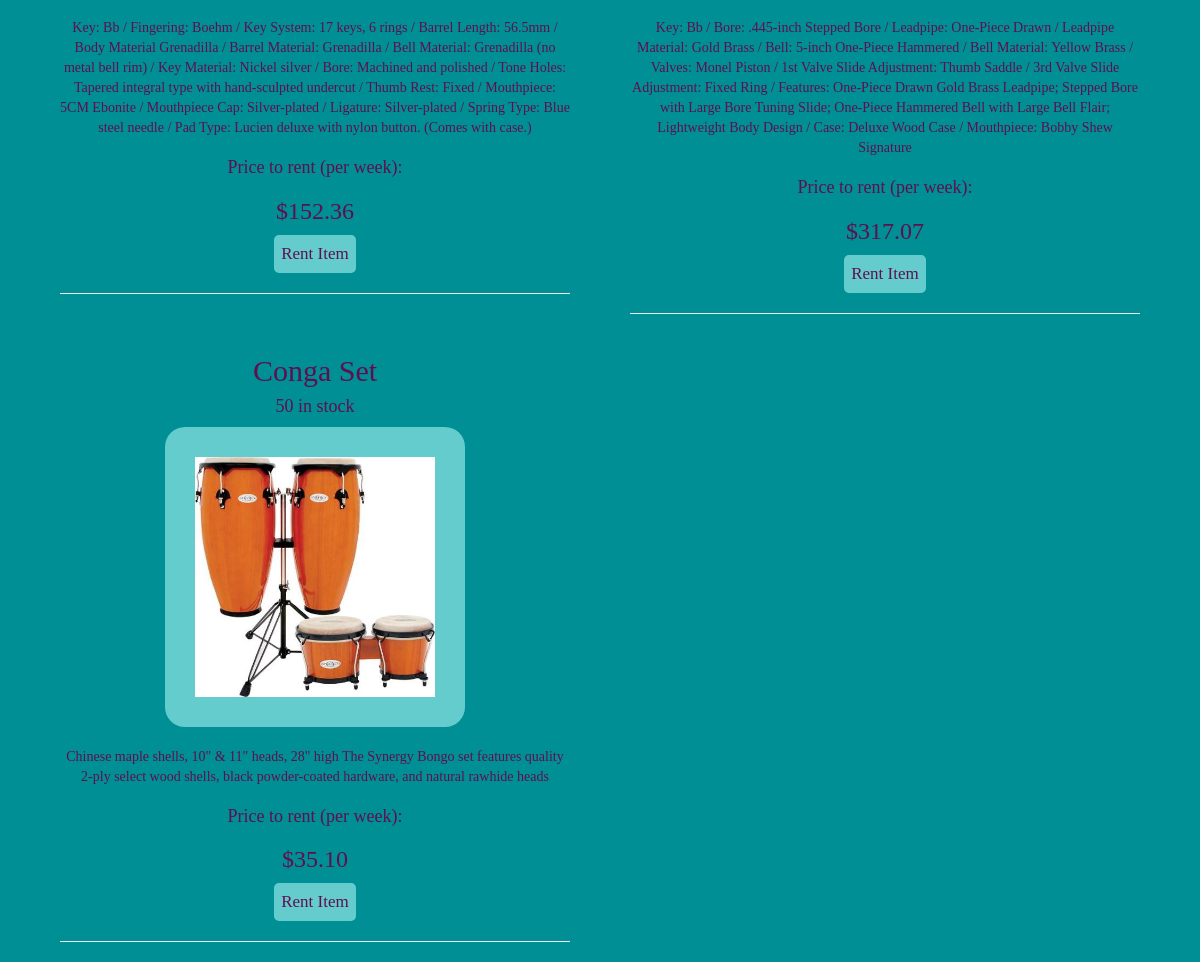
/instrurent_app/rent (lower part), run on an earlier commit of the app's database.
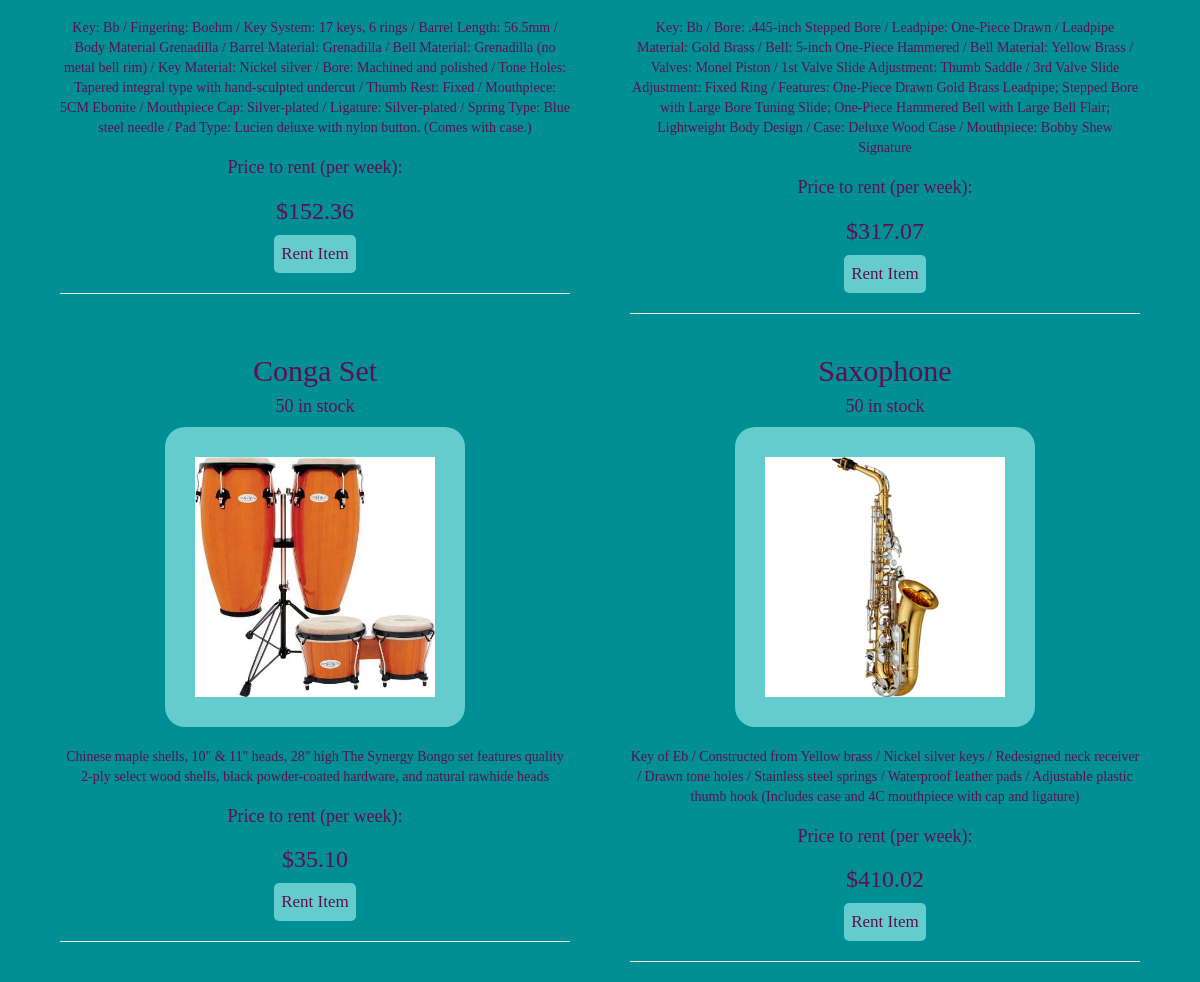
And on a later commit of the database.
### instrurent_app/models.py (models this page shows, shortened)
class Instrument(models.Model):
    instrument_choice= models.CharField(max_length=25)
    instrument_quantity= models.IntegerField(default=50)
    instrument_description = models.CharField(max_length= 2000)
    instrument_price= models.FloatField(max_length=None)
    instrument_image=models.CharField(max_length=300)
    def format_price(self):
        return "${0:.2f}".format(self.instrument_price)
    def show_image(self):
        return 'decor/images/' + self.instrument_image

### instrurent_app/views.py (the view)
def rent(request):
    instruments=Instrument.objects.all()
    return render(request, "rentPage/rent.html", {'instruments':instruments})

### instrurent_app/templates/rentPage/rent.html (shortened to what this page needs)
{% load static %}
<head>
    <link href="https://maxcdn.bootstrapcdn.com/bootstrap/3.3.7/css/bootstrap.min.css" rel="stylesheet">
    <link rel="stylesheet" type="text/css" href="{% static 'decor/style.css' %}" />
</head>
<div class="container">
<br/>
<center>
<br/>
{% if instruments %}
    {% for i in instruments %}
<div class="col-md-6">
    <div class="col-md-12">
        <h2> {{i.instrument_choice}} </h2>
        <h4> {{i.instrument_quantity}} in stock</h4>
        <img class="photo" src='{% static i.show_image %}'>
        <p> <br/>{{ i.instrument_description }}</p>
    </div>
    <div class="col-md-12">
        <h4>Price to rent (per week):</h4>
        <h3>{{ i.format_price }}</h3>
        <form method='get' action="{%url 'instrurent:rent_item' i.id %}">
            <input class= "aboutRent" type="submit" value="Rent Item" name="add"/>
        </form>
        <hr/>
    </div>
</div>
    {% endfor %}
             {% else %}
<p>NONE</p>
{% endif %}
</center>
</div>

What changed in the data, as far as the page shows it:
added Instrument: instrument_choice "Saxophone", instrument_quantity "50", instrument_image (picture), instrument_description "Key of Eb / Constructed from Yellow brass / Nickel silver keys / Redesigned neck receiver / Drawn tone holes / Stainless steel springs / Waterproof leather pads / Adjustable plastic thumb hook (Includes case and 4C mouthpiece with cap and ligature)", format_price "$410.02"
